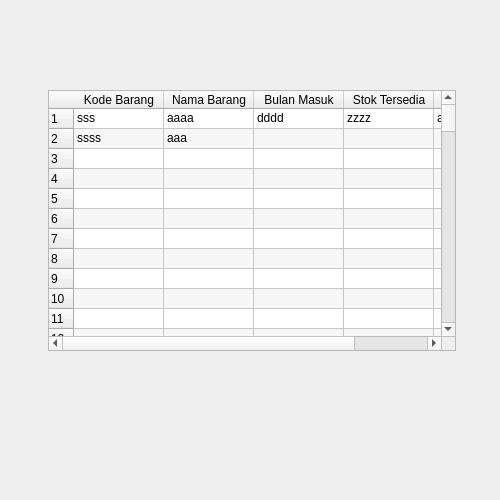
<?xml version="1.0" encoding="UTF-8"?>
<ui version="4.0">
 <class>MainWindow</class>
 <widget class="QMainWindow" name="MainWindow">
  <property name="geometry">
   <rect>
    <x>0</x>
    <y>0</y>
    <width>500</width>
    <height>500</height>
   </rect>
  </property>
  <property name="minimumSize">
   <size>
    <width>500</width>
    <height>500</height>
   </size>
  </property>
  <property name="maximumSize">
   <size>
    <width>500</width>
    <height>500</height>
   </size>
  </property>
  <property name="windowTitle">
   <string>APLIKASI COBAAN</string>
  </property>
  <property name="windowIcon">
   <iconset>
    <normaloff>../../TugasAkhir_Prolan/PageLogin/P_Icon.png</normaloff>../../TugasAkhir_Prolan/PageLogin/P_Icon.png</iconset>
  </property>
  <widget class="QWidget" name="centralwidget">
   <widget class="QTableWidget" name="tableWidget">
    <property name="geometry">
     <rect>
      <x>48</x>
      <y>90</y>
      <width>408</width>
      <height>261</height>
     </rect>
    </property>
    <property name="alternatingRowColors">
     <bool>true</bool>
    </property>
    <property name="selectionBehavior">
     <enum>QAbstractItemView::SelectRows</enum>
    </property>
    <property name="rowCount">
     <number>100</number>
    </property>
    <property name="columnCount">
     <number>5</number>
    </property>
    <attribute name="horizontalHeaderCascadingSectionResizes">
     <bool>false</bool>
    </attribute>
    <attribute name="horizontalHeaderDefaultSectionSize">
     <number>90</number>
    </attribute>
    <attribute name="horizontalHeaderMinimumSectionSize">
     <number>90</number>
    </attribute>
    <attribute name="horizontalHeaderShowSortIndicator" stdset="0">
     <bool>false</bool>
    </attribute>
    <attribute name="verticalHeaderDefaultSectionSize">
     <number>20</number>
    </attribute>
    <attribute name="verticalHeaderMinimumSectionSize">
     <number>20</number>
    </attribute>
    <row/>
    <row/>
    <row/>
    <row/>
    <row/>
    <row/>
    <row/>
    <row/>
    <row/>
    <row/>
    <row/>
    <row/>
    <row/>
    <row/>
    <row/>
    <row/>
    <row/>
    <row/>
    <row/>
    <row/>
    <row/>
    <row/>
    <row/>
    <row/>
    <row/>
    <row/>
    <row/>
    <row/>
    <row/>
    <row/>
    <row/>
    <row/>
    <row/>
    <row/>
    <row/>
    <row/>
    <row/>
    <row/>
    <row/>
    <row/>
    <row/>
    <row/>
    <row/>
    <row/>
    <row/>
    <row/>
    <row/>
    <row/>
    <row/>
    <row/>
    <row/>
    <row/>
    <row/>
    <row/>
    <row/>
    <row/>
    <row/>
    <row/>
    <row/>
    <row/>
    <row/>
    <row/>
    <row/>
    <row/>
    <row/>
    <row/>
    <row/>
    <row/>
    <row/>
    <row/>
    <row/>
    <row/>
    <row/>
    <row/>
    <row/>
    <row/>
    <row/>
    <row/>
    <row/>
    <row/>
    <row/>
    <row/>
    <row/>
    <row/>
    <row/>
    <row/>
    <row/>
    <row/>
    <row/>
    <row/>
    <row/>
    <row/>
    <row/>
    <row/>
    <row/>
    <row/>
    <row/>
    <row/>
    <row/>
    <row/>
    <column>
     <property name="text">
      <string>Kode Barang</string>
     </property>
     <property name="background">
      <color>
       <red>255</red>
       <green>255</green>
       <blue>127</blue>
      </color>
     </property>
    </column>
    <column>
     <property name="text">
      <string>Nama Barang</string>
     </property>
     <property name="background">
      <color>
       <red>255</red>
       <green>255</green>
       <blue>0</blue>
      </color>
     </property>
    </column>
    <column>
     <property name="text">
      <string>Bulan Masuk</string>
     </property>
     <property name="background">
      <color>
       <red>255</red>
       <green>255</green>
       <blue>127</blue>
      </color>
     </property>
    </column>
    <column>
     <property name="text">
      <string>Stok Tersedia</string>
     </property>
     <property name="background">
      <color>
       <red>255</red>
       <green>255</green>
       <blue>127</blue>
      </color>
     </property>
    </column>
    <column>
     <property name="text">
      <string>Keterangan</string>
     </property>
     <property name="background">
      <color>
       <red>255</red>
       <green>255</green>
       <blue>127</blue>
      </color>
     </property>
    </column>
    <item row="0" column="0">
     <property name="text">
      <string>sss</string>
     </property>
    </item>
    <item row="0" column="1">
     <property name="text">
      <string>aaaa</string>
     </property>
    </item>
    <item row="0" column="2">
     <property name="text">
      <string>dddd</string>
     </property>
    </item>
    <item row="0" column="3">
     <property name="text">
      <string>zzzz</string>
     </property>
    </item>
    <item row="0" column="4">
     <property name="text">
      <string>aaaa</string>
     </property>
    </item>
    <item row="1" column="0">
     <property name="text">
      <string>ssss</string>
     </property>
    </item>
    <item row="1" column="1">
     <property name="text">
      <string>aaa</string>
     </property>
    </item>
   </widget>
  </widget>
 </widget>
 <resources/>
 <connections/>
</ui>
